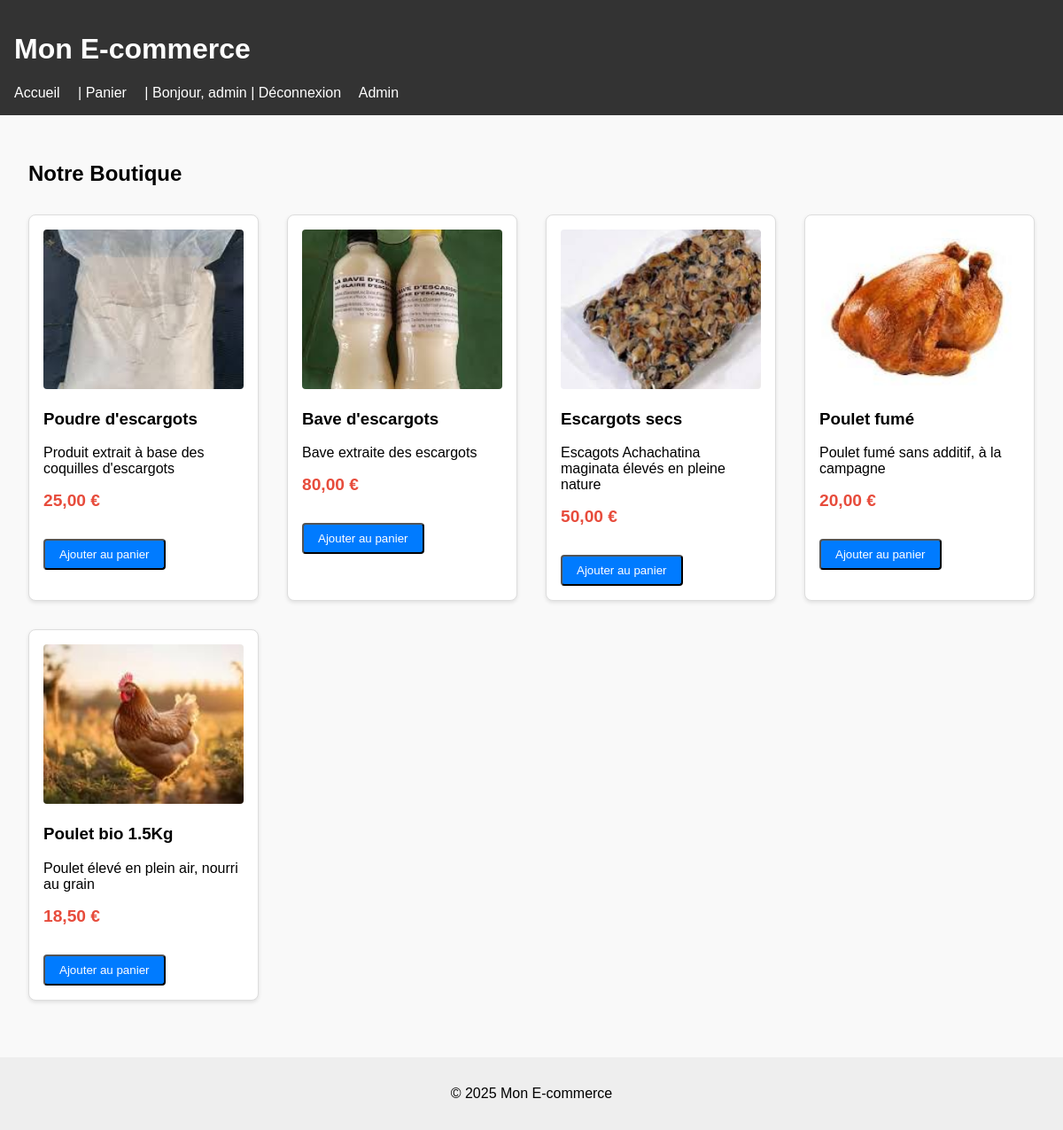
The app's page / (signed in) with its own data.
### shop/models.py (models this page shows, shortened)
class Product(models.Model):
    name = models.CharField(max_length=200, verbose_name="Nom du produit")
    description = models.TextField(verbose_name="Description")
    price = models.DecimalField(max_digits=10, decimal_places=2, verbose_name="Prix (€)")
    image = models.ImageField(upload_to='products/', blank=True, null=True, verbose_name="Image")
    created_at = models.DateTimeField(auto_now_add=True, verbose_name="Date d'ajout")
    class Meta:
        verbose_name = "Produit"
        verbose_name_plural = "Produits"
        ordering = ['-created_at']

### shop/views.py (the view)
# urls.py: path('', views.home, name='home'),
def home(request):
    products = Product.objects.all()
    return render(request, 'home.html', {'products': products})

### templates/home.html (shortened to what this page needs)
{% extends 'base.html' %}
{% block content %}
<h2>Notre Boutique</h2>
{% if products %}
    <div class="product-grid">
        {% for product in products %}
            <div class="product-card">
                {% if product.image %}
                    <img src="{{ product.image.url }}" alt="{{ product.name }}" class="product-image">
                {% else %}
                    <div class="product-image-placeholder">Pas d'image</div>
                {% endif %}
                <h3>{{ product.name }}</h3>
                <p>{{ product.description|truncatewords:20 }}</p>
                <p class="price">{{ product.price }} €</p>
				<form method="post" action="{% url 'add_to_cart' product.id %}" style="margin-top:1rem;">
					<button type="submit" class="btn">Ajouter au panier</button>
				</form>
            </div>
        {% endfor %}
    </div>
{% else %}
    <p>Aucun produit disponible pour le moment.</p>
{% endif %}
{% endblock %}

### templates/base.html (shortened to what this page needs)
<!DOCTYPE html>
<html lang="fr">
<head>
    <link rel="stylesheet" href="/static/css/style.css">
</head>
<body>
    <header>
        <h1>Mon E-commerce</h1>
        <nav>
            <a href="/">Accueil</a> |
			<a href="/cart/">Panier</a> |
            {% if user.is_authenticated %}
                Bonjour, {{ user.username }} |
                <a href="/accounts/logout/">Déconnexion</a>
            {% else %}
                <a href="/accounts/login/">Connexion</a>
            {% endif %}
            <a href="/admin/">Admin</a>
        </nav>
    </header>
    <main>
        {% block content %}
        {% endblock %}
    </main>
    <footer>
        <p>&copy; 2025 Mon E-commerce</p>
    </footer>
</body>
</html>

### static/css/style.css (style rules this page uses)
body { font-family: Arial, sans-serif; margin: 0; padding: 0; background-color: #f9f9f9; }
header { background-color: #333; color: white; padding: 1rem; }
header nav a { color: white; text-decoration: none; margin-right: 1rem; }
main { padding: 2rem; }
footer { text-align: center; padding: 1rem; background-color: #eee; margin-top: 2rem; }
.product-grid { display: grid; grid-template-columns: repeat(auto-fill, minmax(250px, 1fr)); gap: 2rem; margin-top: 2rem; }
.product-card { background: white; border: 1px solid #ddd; border-radius: 8px; padding: 1rem; box-shadow: 0 2px 4px rgba(0,0,0,0.1); }
.product-image { width: 100%; height: 180px; object-fit: cover; border-radius: 4px; }
.price { font-size: 1.2rem; font-weight: bold; color: #e74c3c; margin: 0.5rem 0; }
.btn { display: inline-block; padding: 0.5rem 1rem; background-color: #007bff; color: white; text-decoration: none; border-radius: 4px; margin-top: 1rem; }

### records on screen
Product: image (picture), name "Poudre d'escargots", description "Produit extrait à base des coquilles d'escargots", price "25,00"
Product: image (picture), name "Bave d'escargots", description "Bave extraite des escargots", price "80,00"
Product: image (picture), name "Escargots secs", description "Escagots Achachatina maginata élevés en pleine nature", price "50,00"
Product: image (picture), name "Poulet fumé", description "Poulet fumé sans additif, à la campagne", price "20,00"
Product: image (picture), name "Poulet bio 1.5Kg", description "Poulet élevé en plein air, nourri au grain", price "18,50"

### other values on screen
{{ user.username }} "admin"
